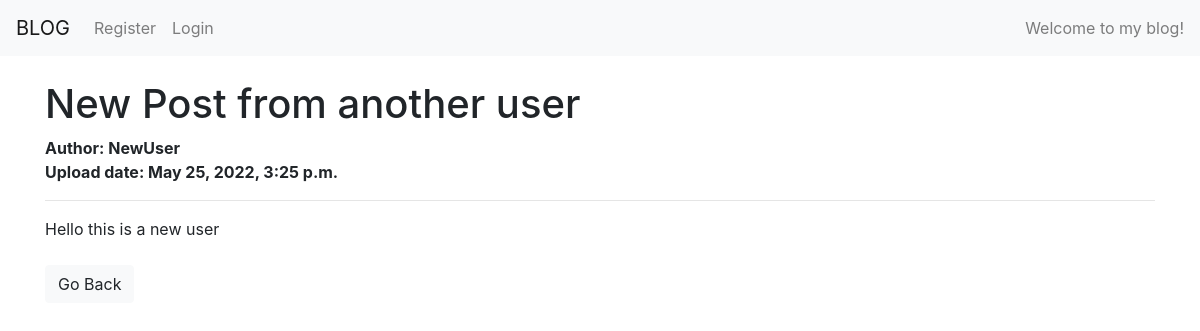
The app's page /article/10 with its own data.
### myblog/models.py (models this page shows, shortened)
class BlogPost(models.Model):
    title = models.CharField(max_length=255)
    author = models.ForeignKey(User, on_delete=models.CASCADE)
    date_added = models.DateTimeField(auto_now_add=True)
    body = HTMLField()

### myblog/views.py (the view)
# urls.py: path('article/<int:pk>', ArticleDetailView.as_view(), name="article-detail"),
class ArticleDetailView(DetailView):
    model = BlogPost
    template_name = 'article_details.html'

### myblog/templates/article_details.html (shortened to what this page needs)
{% extends 'base.html' %}
{% block content %}
<h1>{{ blogpost.title }}</h1>
<strong>Author: {{ blogpost.author}} <br/>
    Upload date: {{ blogpost.date_added }}<br/></strong>
<hr>
{{ blogpost.body | safe}}
<br/><br/>
<a href="{% url 'home' %}" class="btn btn-light">Go Back</a>
{% endblock %}

### records on screen
BlogPost: title "New Post from another user", author "NewUser", date_added "May 25, 2022, 3:25 p.m.", body "Hello this is a new user"
